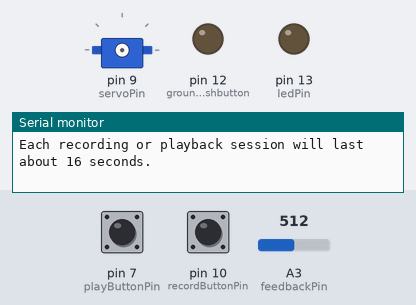
Bench run of a sketch on a simulated Arduino Uno, built with avr-gcc and run on an emulated ATmega328P. Shown: servo, output pins drawn as LEDs (lit = HIGH), the last lines printed to the serial monitor. Dashed ring = blinking. Inputs (shaded band) come from the test bench; at power-on: pin 7 (playButtonPin) HIGH, pin 10 (recordButtonPin) HIGH, A3 (feedbackPin) = 512.

Above: at 1.2 s.
1.3 s: pin 7 (playButtonPin) pulled LOW for 0.15 s
At 2.6 s:
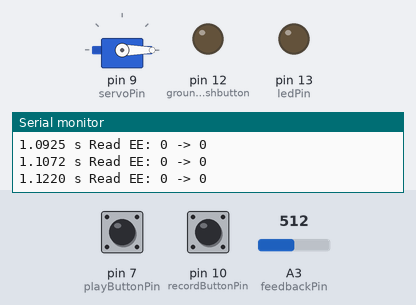
2.9 s: pin 7 (playButtonPin) driven LOW and pin 10 (recordButtonPin) driven LOW
4.4 s: pin 10 (recordButtonPin) driven HIGH
At 5.6 s:
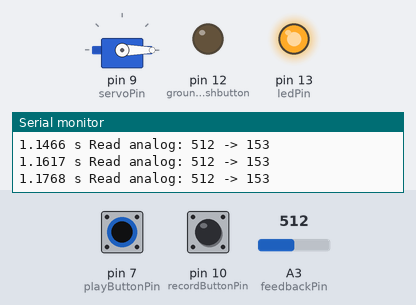
5.9 s: pin 10 (recordButtonPin) driven LOW
At 6.6 s:
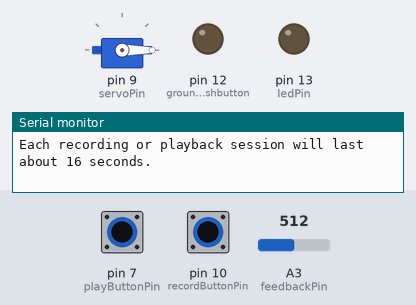
7.4 s: pin 7 (playButtonPin) driven HIGH
At 8.0 s:
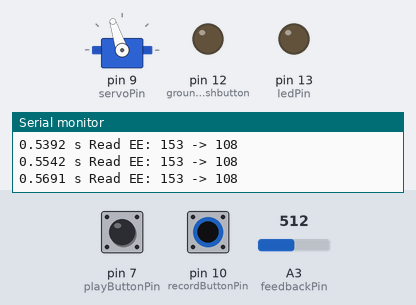
8.9 s: pin 10 (recordButtonPin) pulsed HIGH 5 times (0.12 s each, 0.3 s apart)
At 9.57 s:
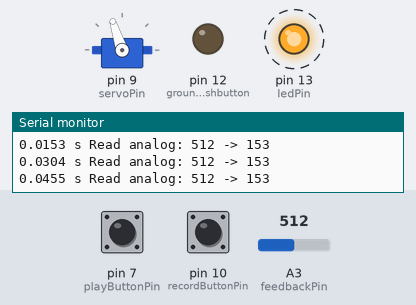
Timing chart, 0 to 11.9 s (numbered marks = the images above; inputs shaded):
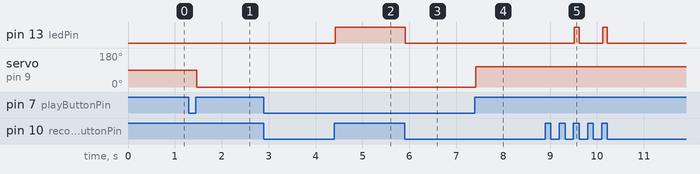

Measured:
- after the input at 1.3 s, servo on pin 9 (servoPin): 90° → 0° after 0.17 s
- after the input at 4.4 s, pin 13 (ledPin): LOW → HIGH at once
- after the input at 5.9 s, pin 13 (ledPin): HIGH → LOW at once
- after the input at 7.4 s, servo on pin 9 (servoPin): 0° → 108° at once
- after the input at 8.9 s, pin 13 (ledPin): alternates HIGH for 0.11 s and LOW for 0.49 s, 4 changes in all, then stays LOW, starting after 0.62 s

The sketch:

L05_servo_recordplay_noEEPROM.ino
```cpp
// Example code for recording and playing back servo motion with a
// analog feedback servo modified slightly by RWS 2017-11-09, Adding:
//      - Serial communication speed set to 115200
//      - button pins set to 8 and 10 for easy jumper activation on UNO
//      - documentation printing lines to prompt for setup
//      - printed time stamps from start of record / playback
//      - prints estimated record time based on SAMPLE_DELAY
// http://www.adafruit.com/products/1404
// Modified further by RWS 2019-12-23 to use an array in memory instead of EEPROM
// making it suitable for processors other than the UNO.
//      - set play button to 7 because there is no pin 8 on itsy bitsy
//      - switched feedback pin to A3 to match up with other activities 2021-03-24

#include <Servo.h>
//#include <EEPROM.h>

#define CALIB_MAX 750   // analogRead() value corresponding to 180 degrees
#define CALIB_MIN 150   // analogRead() value corresponding to 0 degrees
#define SAMPLE_DELAY 30 // in ms, 30ms seems good, takes about 15 seconds of recording
#define SAMPLES   512

uint8_t recordButtonPin = 10;
uint8_t playButtonPin = 7;
uint8_t servoPin = 9;
uint8_t feedbackPin = A3;
uint8_t ledPin = 13;
uint8_t eeprom[SAMPLES];  // an array to take the place of the EEPROM

Servo myServo;

void setup() {
  Serial.begin(115200);
  while(!Serial && micros() < 10000000);
  pinMode(recordButtonPin, INPUT_PULLUP);
  digitalWrite(recordButtonPin, HIGH);
  pinMode(12, OUTPUT);  // ground for the pushbutton if connected 10 to 12
  digitalWrite(12, 0);

  pinMode(playButtonPin, INPUT_PULLUP);
  digitalWrite(playButtonPin, HIGH);
  pinMode(ledPin, OUTPUT);
  printInstructions();
}

void loop() {
 if (! digitalRead(recordButtonPin)) {
   delay(10);
   // wait for released
   while (! digitalRead(recordButtonPin));
   delay(20);
   // OK released!
   recordServo(servoPin, feedbackPin, recordButtonPin);
   printInstructions();
 }

 if (! digitalRead(playButtonPin)) {
   delay(10);
   // wait for released
   while (! digitalRead(playButtonPin));
   delay(20);
   // OK released!
   playServo(servoPin, playButtonPin);
   printInstructions();
 }
}

void playServo(uint8_t servoPin, uint8_t buttonPin) {
  uint16_t addr = 0;
  Serial.println("Playing");
  unsigned long start = micros();
  myServo.attach(servoPin);
  while (digitalRead(buttonPin)) {
    uint8_t x = eeprom[addr];   // EEPROM.read(addr);
    Serial.print((micros()-start)/1000000.,4); Serial.print(" s Read EE: "); Serial.print(x);
    if (x == 255) break;
    // map to 0-180 degrees
    x = map(x, 0, 254, 0, 180);
    Serial.print(" -> "); Serial.println(x);
    myServo.write(x);
    delayMicroseconds(SAMPLE_DELAY*1000L);
    addr++;
    if (addr == 512) break;
  }
  Serial.println("Done");
  myServo.detach();
  delay(250);
}

void recordServo(uint8_t servoPin, uint8_t analogPin, uint8_t buttonPin) {
  uint16_t addr = 0;
  Serial.println("Recording");
  digitalWrite(ledPin, HIGH);
  unsigned long start = micros();
  pinMode(analogPin, INPUT);
  while (digitalRead(buttonPin)) {
     uint16_t a = analogRead(analogPin);
     Serial.print((micros()-start)/1000000.,4);Serial.print(" s Read analog: "); Serial.print(a);
     if (a < CALIB_MIN) a = CALIB_MIN;
     if (a > CALIB_MAX) a = CALIB_MAX;
     a = map(a, CALIB_MIN, CALIB_MAX, 0, 254);
     Serial.print(" -> "); Serial.println(a);
     eeprom[addr] = a;      //EEPROM.write(addr, a);
     addr++;
     if (addr == 512) break;
     delayMicroseconds(SAMPLE_DELAY*1000L);
  }
  if (addr != 512) eeprom[addr] = 255;    //EEPROM.write(addr, 255);

  digitalWrite(ledPin, LOW);

  Serial.println("Done");
  delay(250);
}

void printInstructions() {
  Serial.println("\n\nServo RecordPlay\n");
  Serial.println("Connect Servo power (red) to +5 (USB) and black to ground.");
  Serial.print("Connect Servo control (orange) on pin ");
  Serial.println(servoPin);
  Serial.println("Connect the white analog output line to A3 for feedback.");
  Serial.println("This voltage peaks at 2.5V, so it is OK for 3.3V boards like the Itsy Bitsy M0.");
  Serial.println("Connect buttons or just use a jumper to record and play back from EEPROM.\n");
  Serial.print("To record a sequence of motions, pull to ground and then release pin ");
  Serial.println(recordButtonPin);
  Serial.println("After releasing, move the servo by hand until the recording time runs out.\n");
  Serial.print("To play back the recording, pull to ground and then release pin ");
  Serial.println(playButtonPin);
  Serial.print("Each recording or playback session will last about ");
  Serial.print(SAMPLE_DELAY * 26.15 / 50.,0);
  Serial.println(" seconds.\n");
}
```
